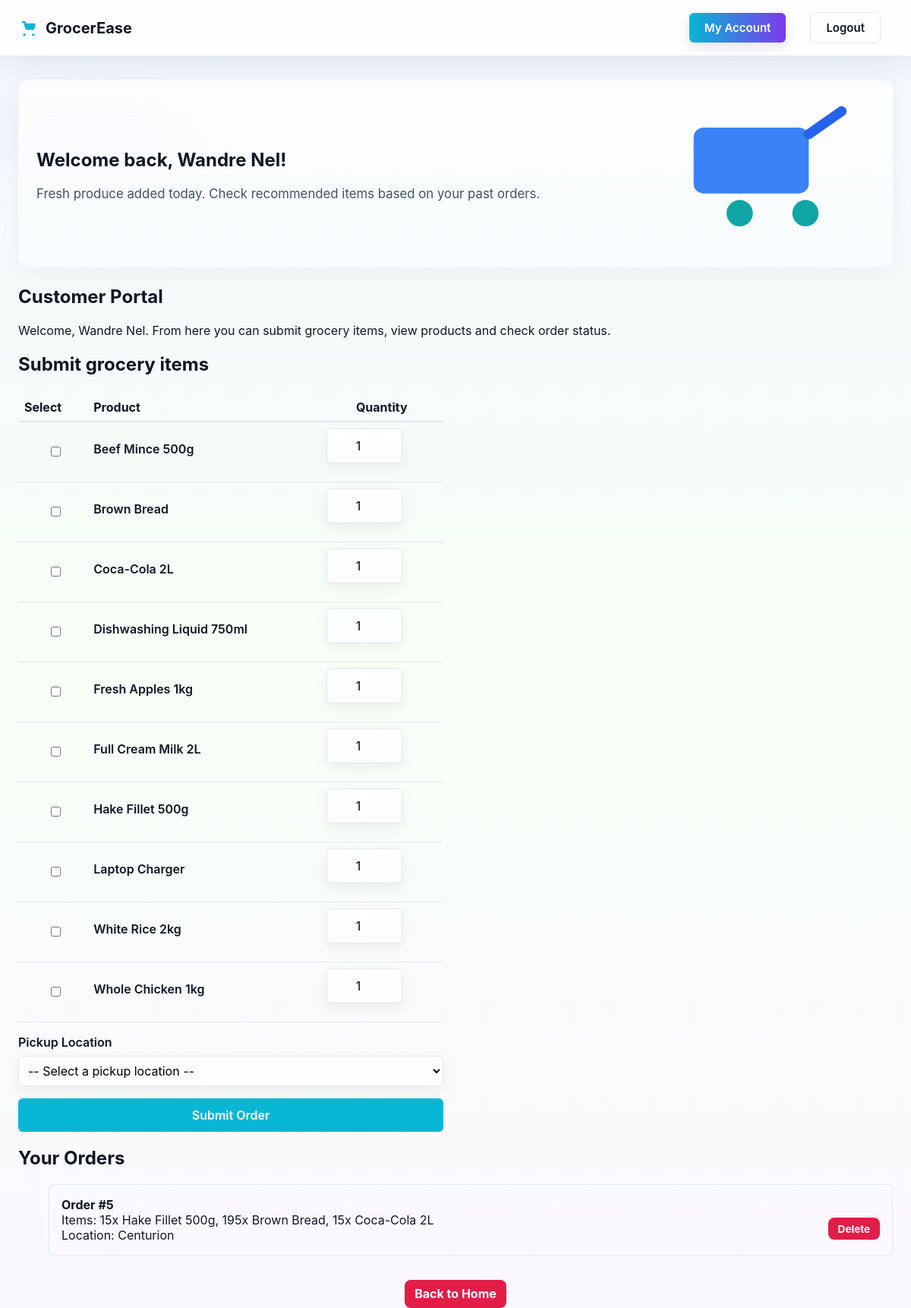
/customer_dashboard (signed in), run on the app's committed database.
### tables this page shows
CREATE TABLE new_product (
    product_id INTEGER PRIMARY KEY,
    product_name TEXT,
    min_qty INTEGER,
    max_qty INTEGER,
    category_id INTEGER REFERENCES categories (category_id),
    staff_id INTEGER REFERENCES staff (staff_id)
);

CREATE TABLE cust_order (
    order_id INTEGER PRIMARY KEY,
    grc_items TEXT,
    customer_id INTEGER REFERENCES customer (customer_id),
    location_id INTEGER REFERENCES location (location_id)
);

CREATE TABLE location (
    location_id INTEGER PRIMARY KEY,
    location_name TEXT
);

### final.py (the view)
@app.route('/customer_dashboard')
def customer_dashboard():
    if 'user_id' not in session or session.get('user_type') != 'customer':
        flash('Please log in to access your dashboard.', 'warning')
        return redirect(url_for('login'))
    customer_id = session['user_id']
    conn = sqlite3.connect(db_path)
    conn.row_factory = sqlite3.Row
    cursor = conn.cursor()
    cursor.execute("""SELECT co.order_id,
               co.grc_items,
               l.location_name
        FROM cust_order AS co
        LEFT JOIN location AS l
          ON co.location_id = l.location_id
        WHERE co.customer_id = ?
        ORDER BY co.order_id DESC
    """, (customer_id,))
    orders = cursor.fetchall()
    products = cursor.execute(
        'SELECT product_id, product_name FROM new_product ORDER BY product_name'
    ).fetchall()
    locations = cursor.execute('SELECT location_id, location_name FROM location ORDER BY location_name').fetchall()
    conn.close()
    return render_template(
        'Customer.html',
        user_name=session.get('user_name'),
        orders=orders,
        products=products,
        locations=locations
    )

### Templates/Customer.html (shortened to what this page needs)
<!DOCTYPE html>
<html lang="en">
<head>
    <link rel="stylesheet" href="{{ url_for('serve_root_styles') }}">
</head>
<body>
    <header class="site-header">
        <div class="header-container">
            <a href="{{ url_for('home') }}" class="logo">
                <span class="logo-text">GrocerEase</span>
            </a>
            <nav class="nav-buttons">
                <a href="{{ url_for('customer_dashboard') }}" class="nav-btn nav-btn--primary">My Account</a>
                <a href="{{ url_for('logout') }}" class="nav-btn nav-btn--secondary">Logout</a>
            </nav>
        </div>
    </header>
    <main>
        <section class="page-hero">
            <div class="hero-content">
                <div class="hero-copy">
                    <h1>Welcome back, {{ user_name }}!</h1>
                    <p class="lead">Fresh produce added today. Check recommended items based on your past orders.</p>
                </div>
                <div class="hero-illustration" aria-hidden="true">
                </div>
            </div>
        </section>
        <h2>Customer Portal</h2>
        <p>Welcome, {{ user_name }}. From here you can submit grocery items, view products and check order status.</p>
        <section>
            <h2>Submit grocery items</h2>
            <form action="{{ url_for('submit_order') }}" method="post">
                <table style="width: 100%; border-collapse: collapse; margin-bottom: 1rem;">
                    <thead>
                        <tr style="border-bottom: 2px solid var(--border);">
                            <th style="padding: 0.5rem; text-align: left;">Select</th>
                            <th style="padding: 0.5rem; text-align: left;">Product</th>
                            <th style="padding: 0.5rem; text-align: center;">Quantity</th>
                        </tr>
                    </thead>
                    <tbody>
                        {% for p in products %}
                        <tr style="border-bottom: 1px solid var(--border);">
                            <td style="padding: 0.5rem;">
                                <input type="checkbox" name="product_ids" value="{{ p['product_id'] }}" id="prod_{{ p['product_id'] }}">
                            </td>
                            <td style="padding: 0.5rem;">
                                <label for="prod_{{ p['product_id'] }}">{{ p['product_name'] }}</label>
                            </td>
                            <td style="padding: 0.5rem; text-align: center;">
                                <input type="number" name="qty_{{ p['product_id'] }}" min="1" value="1" style="width: 100px; text-align: center; font-size: 16px;">
                            </td>
                        </tr>
                        {% endfor %}
                    </tbody>
                </table>
                <div style="margin: 0.5rem 0">
                    <label for="current-location">Pickup Location</label>
                    <select id="current-location" name="current-location" required style="width: 100%; padding: 0.5rem; margin-top: 0.25rem;">
                        <option value="">-- Select a pickup location --</option>
                    </select>
                </div>
                <p><button type="submit">Submit Order</button></p>
            </form>
        </section>
        <section>
            <h2>Your Orders</h2>
            {% if orders %}
                <ul class="order-list">
                    {% for order in orders %}
                        <li class="order-item" style="display: flex; justify-content: space-between; align-items: center; padding: 1rem; border: 1px solid var(--border); border-radius: var(--radius-sm); margin-bottom: 0.5rem;">
                            <div>
                                <strong>Order #{{ order['order_id'] }}</strong><br>
                                Items: {{ order['grc_items'] }}<br>
                                Location: {{ order['location_name'] }}
                            </div>
                            <form action="{{ url_for('delete_order', order_id=order['order_id']) }}" method="post">
                                <button type="submit" class="btn btn--danger" style="padding: 0.4rem 0.8rem; font-size: 0.85rem;" onclick="return confirm('Are you sure you want to delete this order? This action cannot be undone.')">Delete</button>
                            </form>
                        </li>
                    {% endfor %}
                </ul>
            {% else %}
                <p>You don't have any orders yet. Submit your first grocery list above.</p>
            {% endif %}
        </section>
    </main>
    <div class="back-to-home">
        <a class="btn btn--danger" href="{{ url_for('home') }}">Back to Home</a>
    </div>
</body>
</html>

### data on the page
new_product: product_name "Beef Mince 500g", product_id "1"
new_product: product_name "Brown Bread"
new_product: product_name "Coca-Cola 2L"
new_product: product_name "Dishwashing Liquid 750ml"
new_product: product_name "Fresh Apples 1kg"
new_product: product_name "Full Cream Milk 2L"
new_product: product_name "Hake Fillet 500g"
new_product: product_name "Laptop Charger"
new_product: product_name "White Rice 2kg"
new_product: product_name "Whole Chicken 1kg"
cust_order: order_id "5", grc_items "15x Hake Fillet 500g, 195x Brown Bread, 15x Coca-Cola 2L", location_name "Centurion"

### other printed values
{{ user_name }} "Wandre Nel"
